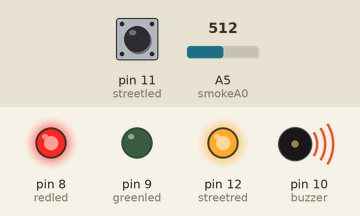
A sketch run on a simulated Arduino Uno, built with avr-gcc and run on an emulated ATmega328P. On the bench: output pins drawn as LEDs (lit = HIGH), buzzer (waves = sounding). The inputs (shaded band) are chosen by the test bench; at power-on: pin 11 (streetled) HIGH, A5 (smokeA0) = 512. WiFi joins after 1.5 s; servers stay silent unless stated; what the sketch prints to the serial monitor is not drawn.

Above: at 3.1 s.
3.2 s: pin 11 (streetled) pulled LOW for 0.15 s
At 3.35 s:
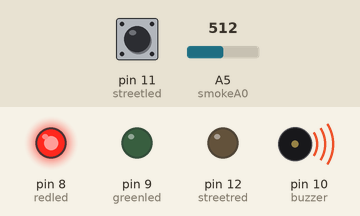
6.2 s: A5 (smokeA0) set to 418
9.2 s: A5 (smokeA0) set to 388
At 9.47 s:
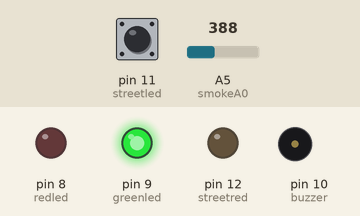
12.2 s: A5 (smokeA0) set to 410
At 12.43 s:
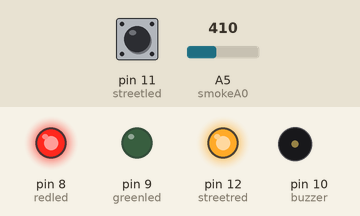
18.2 s: A5 (smokeA0) set to 390
At 18.44 s:
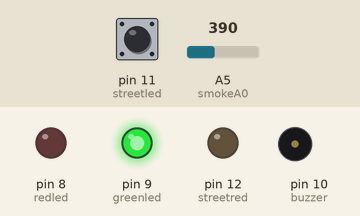
Timing chart, 0 to 21.2 s (numbered marks = the images above; inputs shaded):
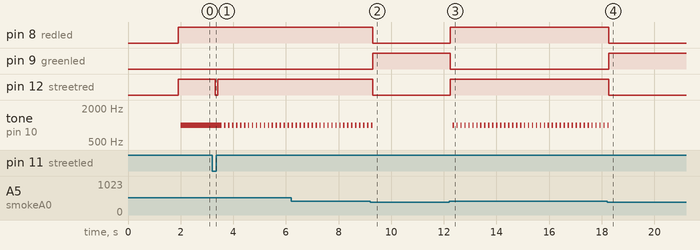

The sketch:

IoT_GSM_combined.ino
```cpp
/************************************************************************************************************************************************/
                                                                 /*
🄿🅁🄾🄶🅁🄰🄼🄼🄸🄽🄶
🄳🄾🄽🄴 
🄱🅈
🄰🅆🄽🄸🄺🄰🄽🅃
*/
/***********************************************************************************************************************************************/
#include <BlynkSimpleStream.h>
#define BLYNK_PRINT SwSerial
#include <SoftwareSerial.h>
SoftwareSerial SwSerial(3, 4);
char auth[] = "9af4b603a79f4b1bae0aedd050490f62";
int redled = 8;
int greenled = 9;
int buzzer = 10;
int streetled = 11;
int streetred = 12;
int smokeA0 = A5;
int sensorThres = 400;
int flamePin = 11;
#define BLYNK_GREEN "#23C48E"
#define BLYNK_RED "#D3435C"
int Flame = HIGH;
WidgetLED led1(V0);
WidgetLED led2(V1);
BLYNK_WRITE(V3)
{
  int pinValue = param.asInt();
  // You can also use:
  // String i = param.asStr();
  // double d = param.asDouble();
  SwSerial.print("V3 Slider value is: ");
  SwSerial.println(pinValue);
}
void TweetEmailAndNotification()
{
int analogSensor = analogRead(smokeA0);
if (analogSensor > sensorThres)
{
Blynk.tweet("DANGER! GAS LEAKAGE DETECTED, location link- maps.app.goo.gl/LINK");
Blynk.email("GAS LEAKAGE DETECTED!!", "GAS LEAKAGE HAS BEEN DETECTED!! Location -maps.app.goo.gl/LINK");
Blynk.notify("GAS LEAKAGE!!{FLAME & GAS DETECTION SYSTEM} HAS DETECTED GAS LEAKAGE ALERT!");
}
}
void TweetEmailAndNotificationFlame()
{
Flame = digitalRead(flamePin);
if (Flame == HIGH)
{
Blynk.tweet("DANGER! Flame DETECTED, location link-maps.app.goo.gl/LINK");
Blynk.email("FIRE DETECTED", "DANGET! FIRE HAS BEEN DETECTED IN THE APARTMENT. Location Link-maps.app.goo.gl/LINK");
Blynk.notify("DANGER! {FLAME & GAS DETECTION SYSTEM} HAS DETECTED FIRE IN APARTMENT, ALERT!!!!!maps.app.goo.gl/LINK");
}
}
void setup() {
pinMode(redled, OUTPUT);
pinMode(greenled, OUTPUT);
pinMode(buzzer, OUTPUT);
pinMode(streetled, OUTPUT);
pinMode(streetred, OUTPUT);
pinMode(smokeA0, INPUT);
pinMode(flamePin, INPUT);
Serial.begin(9600);
Blynk.begin(Serial, auth);

delay(100);
}
void loop() {
    { if (digitalRead(8)==HIGH) { led1.setColor(BLYNK_RED);
} else
 {
led1.off();
      }
        }
        { if (digitalRead(8)==LOW) { led2.setColor(BLYNK_GREEN);
} else
 {
led2.off();
      }
        }
  {
int analogSensor = analogRead(smokeA0);
Serial.print("Pin A0: ");
Serial.println(analogSensor);
if (analogSensor > sensorThres)
{
digitalWrite(redled, HIGH);
digitalWrite(greenled, LOW);
digitalWrite(streetled, HIGH);
digitalWrite(streetred, HIGH);

Serial.println((char)26);// ASCII code of CTRL+Z for saying the end of sms to the module
delay(100);
tone(buzzer, 1000,500);
Serial.println("ATDxxxxxxxx;");
}
else
{
digitalWrite(redled, LOW);
digitalWrite(greenled, HIGH);
noTone(buzzer);
digitalWrite(streetled, HIGH);
digitalWrite(streetred, LOW);
}
delay(50);
{
Flame = digitalRead(flamePin);
if (Flame == HIGH)
{
 Serial.println("ATDxxxxxxxxx;"); // ATDxxxxxxxxxx; semicolon should be at the last ;AT command that follows UART protocol;
tone(buzzer, 1000,500);
digitalWrite(redled, HIGH);
digitalWrite(greenled, LOW);
digitalWrite(streetled, LOW);
digitalWrite(streetred, HIGH);
Serial.println((char)26);
//delay(100);
}
else
{

noTone(buzzer);
digitalWrite(greenled, HIGH);
digitalWrite(redled, LOW);
digitalWrite(streetled, HIGH);
digitalWrite(streetred, LOW);
}
}
{
  Flame = digitalRead(flamePin);
  if (Flame== LOW)
  {
 Serial.println("ATDxxxxxxxxx;");
    tone(buzzer, 1000,500);
    digitalWrite(redled, HIGH);
    digitalWrite(greenled, LOW);
     Serial.println((char)26);
 delay(100);
  }
  else
  {
    noTone(buzzer);
    digitalWrite(greenled, HIGH);
    digitalWrite(redled, LOW);
  }
}

{
Blynk.run();
}
}
    }
```

Measured:
- the behaviour switches between 401 and 400 on A5 (smokeA0) (found by bisection; images 1 and 2)
- after the input at 3.2 s, pin 12 (streetred): HIGH → LOW after 0.11 s, → HIGH 0.10 s later; tone on pin 10 (buzzer): alternates 1000 Hz for 0.05 s and silent for 0.10 s, starting after 0.36 s
- after the input at 9.2 s, pin 8 (redled), pin 12 (streetred): HIGH → LOW after 0.09 s; pin 9 (greenled): LOW → HIGH after 0.09 s; tone on pin 10 (buzzer): goes on until 9.3 s, then stays silent
- after the input at 12.2 s, pin 8 (redled), pin 12 (streetred): LOW → HIGH at once; pin 9 (greenled): HIGH → LOW at once; tone on pin 10 (buzzer): alternates 1000 Hz for 0.05 s and silent for 0.10 s, starting after 0.14 s
- after the input at 18.2 s, pin 8 (redled), pin 12 (streetred): HIGH → LOW after 0.07 s; pin 9 (greenled): LOW → HIGH after 0.07 s; tone on pin 10 (buzzer): goes on until 18.3 s, then stays silent
